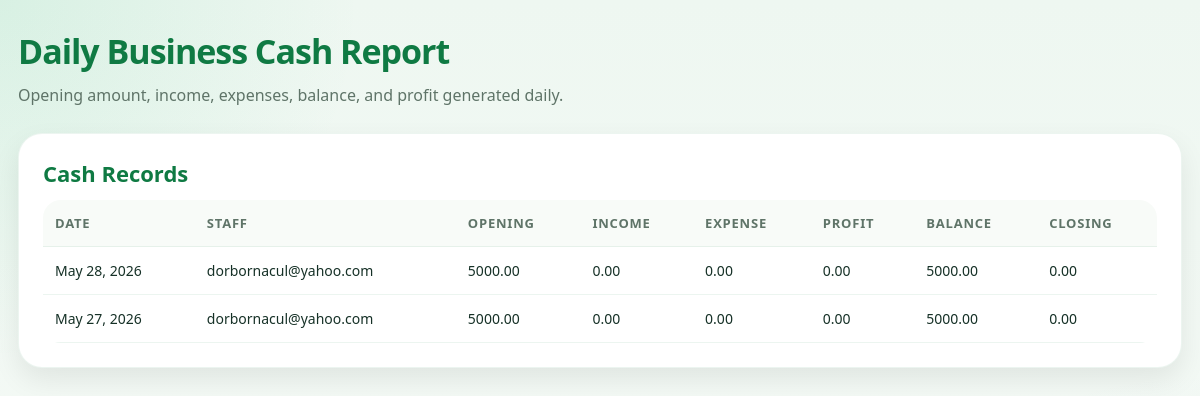
Before: /dailycash/report/ (signed in) with the older database file.
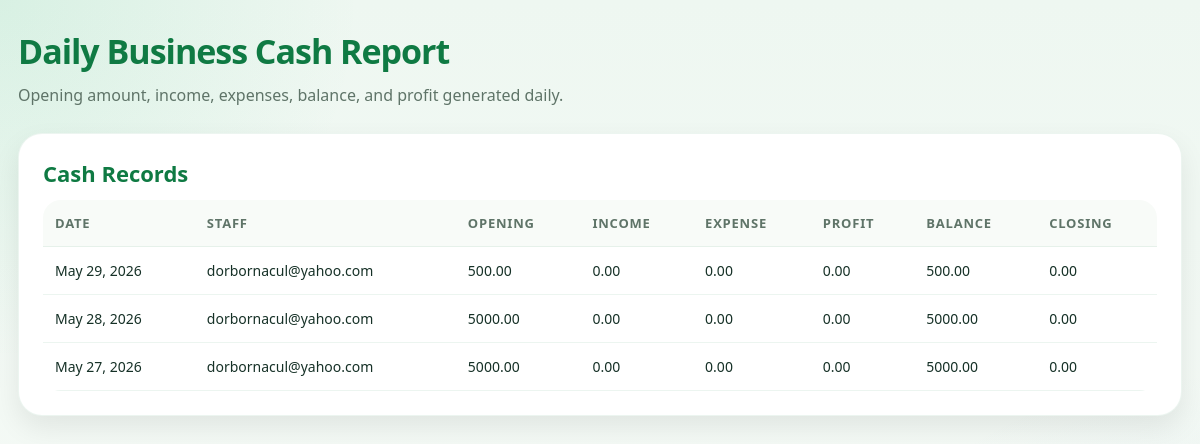
After: the same page with the newer database file.
### dailycash/models.py (models this page shows)
class DailyBusinessCash(models.Model):
    staff = models.ForeignKey(settings.AUTH_USER_MODEL, on_delete=models.CASCADE)
    business_date = models.DateField(default=timezone.localdate)
    opening_amount = models.DecimalField(max_digits=12, decimal_places=2, default=Decimal("0.00"))
    closing_amount = models.DecimalField(max_digits=12, decimal_places=2, default=Decimal("0.00"))
    total_income = models.DecimalField(max_digits=12, decimal_places=2, default=Decimal("0.00"))
    total_expense = models.DecimalField(max_digits=12, decimal_places=2, default=Decimal("0.00"))
    profit_generated = models.DecimalField(max_digits=12, decimal_places=2, default=Decimal("0.00"))
    balance = models.DecimalField(max_digits=12, decimal_places=2, default=Decimal("0.00"))
    created_at = models.DateTimeField(auto_now_add=True)
    class Meta:
        unique_together = ("staff", "business_date")
    def save(self, *args, **kwargs):
        opening = Decimal(str(self.opening_amount or "0.00"))
        income = Decimal(str(self.total_income or "0.00"))
        expense = Decimal(str(self.total_expense or "0.00"))
        self.profit_generated = income - expense
        self.balance = opening + self.profit_generated
        super().save(*args, **kwargs)

### accounts/models.py (models this page shows, shortened)
class User(AbstractUser):
    ROLE_CHOICES = [
        ("admin", "Admin"),
        ("management", "Management"),
        ("operator", "Operator"),
        ("customer", "Customer"),
    ]
    role = models.CharField(max_length=20, choices=ROLE_CHOICES, default="customer")
    phone = models.CharField(max_length=30, blank=True, null=True)
    email_verified = models.BooleanField(default=False)
    verification_code = models.CharField(max_length=10, blank=True, null=True)
    reset_code = models.CharField(max_length=10, blank=True, null=True)

### dailycash/views.py (the view)
# urls.py: path("report/", daily_cash_report, name="daily_cash_report"),
@login_required
def daily_cash_report(request):
    today = timezone.localdate()
    if request.user.role in ["admin", "management"]:
        records = DailyBusinessCash.objects.all().order_by("-business_date", "-created_at")
    else:
        records = DailyBusinessCash.objects.filter(staff=request.user).order_by("-business_date")
    for record in records:
        activities = ActivityLog.objects.filter(
            user=record.staff,
            created_at__date=record.business_date
        )
        total_income = Decimal("0.00")
        total_expense = Decimal("0.00")
        for item in activities:
            amount = Decimal(str(item.amount or "0.00"))
            if item.status in ["completed", "approved", "paid", "success"]:
                total_income += amount
            if item.status in ["expense", "refund", "failed"]:
                total_expense += amount
        record.total_income = total_income
        record.total_expense = total_expense
        record.profit_generated = total_income - total_expense
        record.balance = record.opening_amount + record.profit_generated
        record.save()
    return render(request, "dailycash/daily_cash_report.html", {"records": records})

### dailycash/templates/dailycash/daily_cash_report.html (shortened to what this page needs)
{% extends "base_dashboard.html" %}
{% block content %}
<div class="topbar">
    <div class="title-box">
        <h1>Daily Business Cash Report</h1>
        <p>Opening amount, income, expenses, balance, and profit generated daily.</p>
    </div>
</div>
<div class="panel">
    <h2>Cash Records</h2>
    <div class="table-wrap">
        <table>
            <thead>
                <tr>
                    <th>Date</th>
                    <th>Staff</th>
                    <th>Opening</th>
                    <th>Income</th>
                    <th>Expense</th>
                    <th>Profit</th>
                    <th>Balance</th>
                    <th>Closing</th>
                </tr>
            </thead>
            <tbody>
                {% for record in records %}
                    <tr>
                        <td>{{ record.business_date }}</td>
                        <td>{{ record.staff.username }}</td>
                        <td>{{ record.opening_amount }}</td>
                        <td>{{ record.total_income }}</td>
                        <td>{{ record.total_expense }}</td>
                        <td>{{ record.profit_generated }}</td>
                        <td>{{ record.balance }}</td>
                        <td>{{ record.closing_amount }}</td>
                    </tr>
                {% empty %}
                    <tr>
                        <td colspan="8">No daily cash records yet.</td>
                    </tr>
                {% endfor %}
            </tbody>
        </table>
    </div>
</div>
{% endblock %}

Changed rows visible on the page:
added DailyBusinessCash: business_date "May 29, 2026", staff.username "dorbornacul@yahoo.com", opening_amount "500.00", total_income "0.00", total_expense "0.00", profit_generated "0.00", balance "500.00", closing_amount "0.00"
